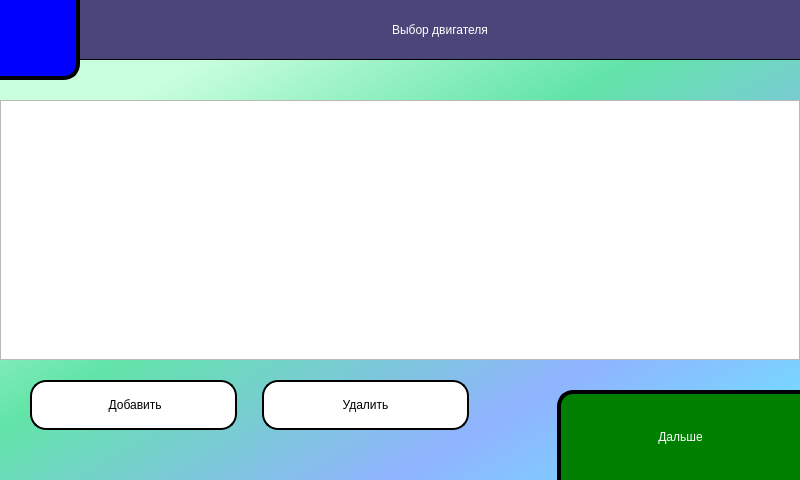
<?xml version="1.0" encoding="UTF-8"?>
<ui version="4.0">
 <class>Settings</class>
 <widget class="QWidget" name="Settings">
  <property name="geometry">
   <rect>
    <x>0</x>
    <y>0</y>
    <width>800</width>
    <height>480</height>
   </rect>
  </property>
  <property name="windowTitle">
   <string>Form</string>
  </property>
  <property name="styleSheet">
   <string notr="true">#Settings {
	background-color:qlineargradient(spread:pad, x1:0.174, y1:0.187, x2:0.965, y2:1, stop:0.00497512 rgba(202, 255, 221, 255), stop:0.338308 rgba(98, 228, 168, 255), stop:0.706468 rgba(144, 179, 255, 255), stop:1 rgba(108, 231, 255, 255));
}
</string>
  </property>
  <layout class="QVBoxLayout" name="verticalLayout" stretch="80,260,100">
   <property name="spacing">
    <number>20</number>
   </property>
   <property name="leftMargin">
    <number>0</number>
   </property>
   <property name="topMargin">
    <number>0</number>
   </property>
   <property name="rightMargin">
    <number>0</number>
   </property>
   <property name="bottomMargin">
    <number>0</number>
   </property>
   <item>
    <layout class="QGridLayout" name="headerLayout" rowstretch="60,20" columnstretch="80,720" columnminimumwidth="0,0">
     <property name="spacing">
      <number>0</number>
     </property>
     <item row="0" column="0" rowspan="2">
      <widget class="QPushButton" name="pb_back">
       <property name="sizePolicy">
        <sizepolicy hsizetype="Minimum" vsizetype="Expanding">
         <horstretch>0</horstretch>
         <verstretch>0</verstretch>
        </sizepolicy>
       </property>
       <property name="baseSize">
        <size>
         <width>80</width>
         <height>80</height>
        </size>
       </property>
       <property name="font">
        <font>
         <italic>false</italic>
         <bold>true</bold>
        </font>
       </property>
       <property name="layoutDirection">
        <enum>Qt::LeftToRight</enum>
       </property>
       <property name="styleSheet">
        <string notr="true">#pb_back {
border-right: 4px solid black;
border-bottom: 4px solid black;
border-bottom-right-radius: 16px;
background-color:blue;
}

#pb_back:pressed {
border-right: 8px solid black;
border-bottom: 8px solid black;
}</string>
       </property>
       <property name="text">
        <string/>
       </property>
       <property name="icon">
        <iconset resource="../../../resources.qrc">
         <normaloff>:/images/back.png</normaloff>:/images/back.png</iconset>
       </property>
       <property name="iconSize">
        <size>
         <width>70</width>
         <height>70</height>
        </size>
       </property>
      </widget>
     </item>
     <item row="0" column="1">
      <widget class="QLabel" name="title">
       <property name="styleSheet">
        <string notr="true">#title {
	background-color: rgb(74, 70, 122);
	border-bottom: 1px solid black;
	color: white;
}</string>
       </property>
       <property name="text">
        <string>Выбор двигателя</string>
       </property>
       <property name="alignment">
        <set>Qt::AlignCenter</set>
       </property>
      </widget>
     </item>
    </layout>
   </item>
   <item>
    <widget class="QTableView" name="engines_view">
     <property name="focusPolicy">
      <enum>Qt::StrongFocus</enum>
     </property>
     <property name="styleSheet">
      <string notr="true">#engines_view {
	font: 20px &quot;DejaVu Serif&quot;;
}
</string>
     </property>
     <property name="selectionMode">
      <enum>QAbstractItemView::SingleSelection</enum>
     </property>
     <property name="selectionBehavior">
      <enum>QAbstractItemView::SelectRows</enum>
     </property>
     <property name="sortingEnabled">
      <bool>true</bool>
     </property>
     <attribute name="horizontalHeaderCascadingSectionResizes">
      <bool>false</bool>
     </attribute>
     <attribute name="horizontalHeaderStretchLastSection">
      <bool>true</bool>
     </attribute>
     <attribute name="verticalHeaderVisible">
      <bool>false</bool>
     </attribute>
    </widget>
   </item>
   <item>
    <layout class="QGridLayout" name="buttonLayout" rowstretch="10,40,50" columnstretch="200,200,60,235">
     <property name="leftMargin">
      <number>30</number>
     </property>
     <property name="horizontalSpacing">
      <number>25</number>
     </property>
     <property name="verticalSpacing">
      <number>0</number>
     </property>
     <item row="0" column="0" rowspan="2">
      <widget class="QPushButton" name="pb_add">
       <property name="sizePolicy">
        <sizepolicy hsizetype="Minimum" vsizetype="Expanding">
         <horstretch>0</horstretch>
         <verstretch>0</verstretch>
        </sizepolicy>
       </property>
       <property name="styleSheet">
        <string notr="true">#pb_add {
color: black;
border-radius: 16px;
border: 2px solid black;
background-color:white;
}

#pb_add:pressed {
border: 4px solid black;
}</string>
       </property>
       <property name="text">
        <string> Добавить</string>
       </property>
      </widget>
     </item>
     <item row="0" column="1" rowspan="2">
      <widget class="QPushButton" name="pb_remove">
       <property name="sizePolicy">
        <sizepolicy hsizetype="Minimum" vsizetype="Expanding">
         <horstretch>0</horstretch>
         <verstretch>0</verstretch>
        </sizepolicy>
       </property>
       <property name="styleSheet">
        <string notr="true">#pb_remove {
color: black;
border-radius: 16px;
border: 2px solid black;
background-color:white;
}
#pb_remove:pressed {
border: 4px solid black;
}</string>
       </property>
       <property name="text">
        <string>Удалить</string>
       </property>
      </widget>
     </item>
     <item row="1" column="3" rowspan="2">
      <widget class="QPushButton" name="pb_next">
       <property name="sizePolicy">
        <sizepolicy hsizetype="Minimum" vsizetype="Expanding">
         <horstretch>0</horstretch>
         <verstretch>0</verstretch>
        </sizepolicy>
       </property>
       <property name="styleSheet">
        <string notr="true">#pb_next {
border-left: 4px solid black;
border-top: 4px solid black;
border-top-left-radius: 16px;
background-color: green;
color: white;
}

#pb_next:pressed {
border-left: 8px solid black;
border-top: 8px solid black;
}
</string>
       </property>
       <property name="text">
        <string>Дальше</string>
       </property>
       <property name="checkable">
        <bool>false</bool>
       </property>
      </widget>
     </item>
    </layout>
   </item>
  </layout>
 </widget>
 <resources>
  <include location="../../../resources.qrc"/>
 </resources>
 <connections/>
</ui>
